Frame 1 (no input): blank canvas, image omitted
Frame 60 (the mouse pressed at the canvas centre just before this capture): blank canvas, image omitted
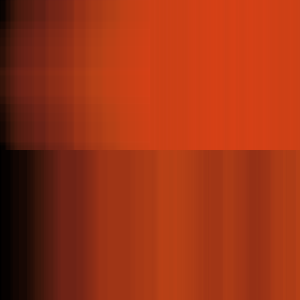
Frame 120 (the mouse held since frame 60 and released just before this capture)

The Processing sketch whose frames 1 and 60 were blank and that drew this single picture after the mouse press (run headless with seeded random() and noise(); from frame 60 on, the mouse is pressed at the canvas centre):

// Processing sketch: processing_39789
// ── processing_39789.pde

//Move mouse throughout frame to change the density and profile of the flames
//Becomes more active and complex as it continues
int num =250; //num manipulates density in this case
int[] x = new int[num];
int[] y = new int[num];

void setup() {
  size(300, 300);
  noStroke();
  smooth();
  fill(247, 79, 50, 6);
}

void draw() {
  background(0);
  frameRate(8);//very active frame- fluid movement of shapes
  for (int t = num-100; t > 0; t--) {//makes an ever-changing composition
    x[t] = x[t-1];

    y[t] = y[t-1];
  }
  x[40] = mouseY;
  y[10] = mouseY;

  for (int t = 10; t < num; t++) {
    rect(random(width), y[t], mouseX, mouseY);
  }
  for (int g = num-50; g > width; g--) {
    x[g] = x[g-1];

    y[g] = y[g-1];
  }
  x[10] = mouseY;
  y[50] = mouseY;

  for (int g = 100; g < num; g++) {
    rect(x[g], random(height/4), mouseX, y[g]/2);
    //determines the "dappled shadows" below
  }
}
